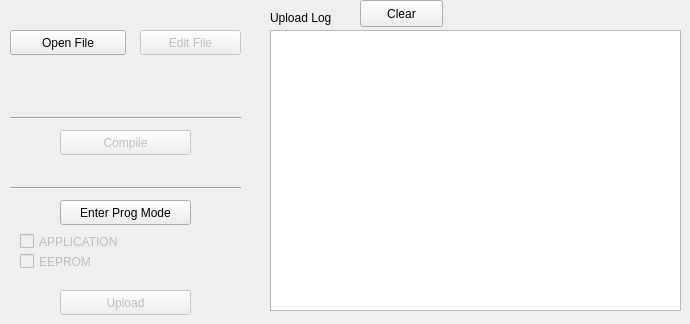
    <widget class="QWidget" name="UploadTab">
     <attribute name="title">
      <string>Programming</string>
     </attribute>
     <widget class="QPlainTextEdit" name="UploadTextEdit">
      <property name="geometry">
       <rect>
        <x>270</x>
        <y>30</y>
        <width>411</width>
        <height>281</height>
       </rect>
      </property>
      <property name="sizePolicy">
       <sizepolicy hsizetype="Expanding" vsizetype="Expanding">
        <horstretch>0</horstretch>
        <verstretch>0</verstretch>
       </sizepolicy>
      </property>
      <property name="acceptDrops">
       <bool>false</bool>
      </property>
      <property name="undoRedoEnabled">
       <bool>false</bool>
      </property>
      <property name="readOnly">
       <bool>true</bool>
      </property>
     </widget>
     <widget class="QLabel" name="label">
      <property name="geometry">
       <rect>
        <x>270</x>
        <y>10</y>
        <width>71</width>
        <height>16</height>
       </rect>
      </property>
      <property name="text">
       <string>Upload Log</string>
      </property>
     </widget>
     <widget class="QPushButton" name="clear_upload_btn">
      <property name="geometry">
       <rect>
        <x>360</x>
        <y>0</y>
        <width>83</width>
        <height>27</height>
       </rect>
      </property>
      <property name="text">
       <string>Clear</string>
      </property>
     </widget>
     <widget class="QPushButton" name="OpenFileButton">
      <property name="geometry">
       <rect>
        <x>10</x>
        <y>30</y>
        <width>116</width>
        <height>25</height>
       </rect>
      </property>
      <property name="text">
       <string>Open File</string>
      </property>
     </widget>
     <widget class="QPushButton" name="EditFileButton">
      <property name="enabled">
       <bool>false</bool>
      </property>
      <property name="geometry">
       <rect>
        <x>140</x>
        <y>30</y>
        <width>101</width>
        <height>25</height>
       </rect>
      </property>
      <property name="text">
       <string>Edit File</string>
      </property>
     </widget>
     <widget class="QPushButton" name="CompileButton">
      <property name="enabled">
       <bool>false</bool>
      </property>
      <property name="geometry">
       <rect>
        <x>60</x>
        <y>130</y>
        <width>131</width>
        <height>25</height>
       </rect>
      </property>
      <property name="text">
       <string>Compile</string>
      </property>
     </widget>
     <widget class="QLabel" name="file_label">
      <property name="geometry">
       <rect>
        <x>10</x>
        <y>60</y>
        <width>231</width>
        <height>41</height>
       </rect>
      </property>
      <property name="text">
       <string/>
      </property>
     </widget>
     <widget class="QPushButton" name="EnterProgButton">
      <property name="geometry">
       <rect>
        <x>60</x>
        <y>200</y>
        <width>131</width>
        <height>25</height>
       </rect>
      </property>
      <property name="text">
       <string>Enter Prog Mode</string>
      </property>
     </widget>
     <widget class="QPushButton" name="UploadButton">
      <property name="enabled">
       <bool>false</bool>
      </property>
      <property name="geometry">
       <rect>
        <x>60</x>
        <y>290</y>
        <width>131</width>
        <height>25</height>
       </rect>
      </property>
      <property name="text">
       <string>Upload</string>
      </property>
     </widget>
     <widget class="QCheckBox" name="ApplicationCheckBox">
      <property name="enabled">
       <bool>false</bool>
      </property>
      <property name="geometry">
       <rect>
        <x>20</x>
        <y>230</y>
        <width>239</width>
        <height>23</height>
       </rect>
      </property>
      <property name="text">
       <string>APPLICATION</string>
      </property>
     </widget>
     <widget class="QCheckBox" name="EepromCheckBox">
      <property name="enabled">
       <bool>false</bool>
      </property>
      <property name="geometry">
       <rect>
        <x>20</x>
        <y>250</y>
        <width>239</width>
        <height>23</height>
       </rect>
      </property>
      <property name="text">
       <string>EEPROM</string>
      </property>
     </widget>
     <widget class="Line" name="line">
      <property name="geometry">
       <rect>
        <x>10</x>
        <y>110</y>
        <width>231</width>
        <height>16</height>
       </rect>
      </property>
      <property name="orientation">
       <enum>Qt::Horizontal</enum>
      </property>
     </widget>
     <widget class="Line" name="line_2">
      <property name="geometry">
       <rect>
        <x>10</x>
        <y>180</y>
        <width>231</width>
        <height>16</height>
       </rect>
      </property>
      <property name="orientation">
       <enum>Qt::Horizontal</enum>
      </property>
     </widget>
     <widget class="QLabel" name="label_mcu">
      <property name="geometry">
       <rect>
        <x>20</x>
        <y>160</y>
        <width>191</width>
        <height>17</height>
       </rect>
      </property>
      <property name="text">
       <string/>
      </property>
     </widget>
    </widget>
